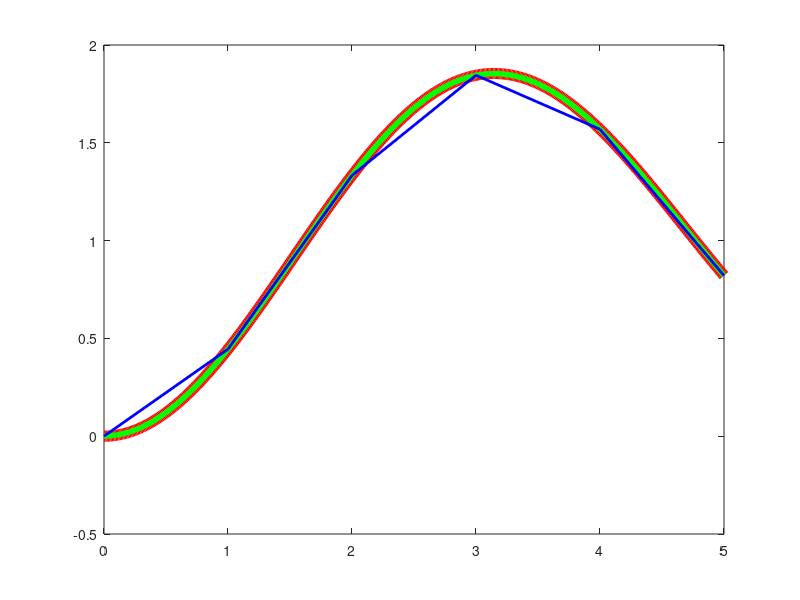

Recreate this plot in MATLAB.
clear all;
E = 10;
A = 1;
v = 0;
k = 10;
c = 1;
m = 10;
F = 10;

omegaN = sqrt(k./m);

zeta = c./(2.*m.*omegaN);

omegaD = omegaN.*sqrt(1-zeta.^2);

theta = atan2(zeta,(sqrt(1-zeta.^2)));

t = 0:0.01:5;

u2 = F./k - (F./(k.*sqrt(1 - zeta.^2))).*exp(-1*zeta.*omegaN.*t).*cos(omegaD.*t-theta) + exp(-1*zeta.*omegaN.*t).*(((0 + 0.*zeta.*omegaN.*1)./omegaD).*sin(omegaD.*t) + 0.*1.*cos(omegaD.*t));

plot(t,u2, '-r', 'LineWidth',8)

hold all

s = 0:0.1:5;

u2 = F./k - (F./(k.*sqrt(1 - zeta.^2))).*exp(-1*zeta.*omegaN.*s).*cos(omegaD.*s-theta) + exp(-1*zeta.*omegaN.*s).*(((0 + 0.*zeta.*omegaN.*1)./omegaD).*sin(omegaD.*s) + 0.*1.*cos(omegaD.*s));

plot(s,u2, '-g', 'LineWidth',4)



r = 0:1:5;

u2 = F./k - (F./(k.*sqrt(1 - zeta.^2))).*exp(-1*zeta.*omegaN.*r).*cos(omegaD.*r-theta) + exp(-1*zeta.*omegaN.*r).*(((0 + 0.*zeta.*omegaN.*1)./omegaD).*sin(omegaD.*r) + 0.*1.*cos(omegaD.*r));

plot(r,u2, '-b', 'LineWidth',2)
